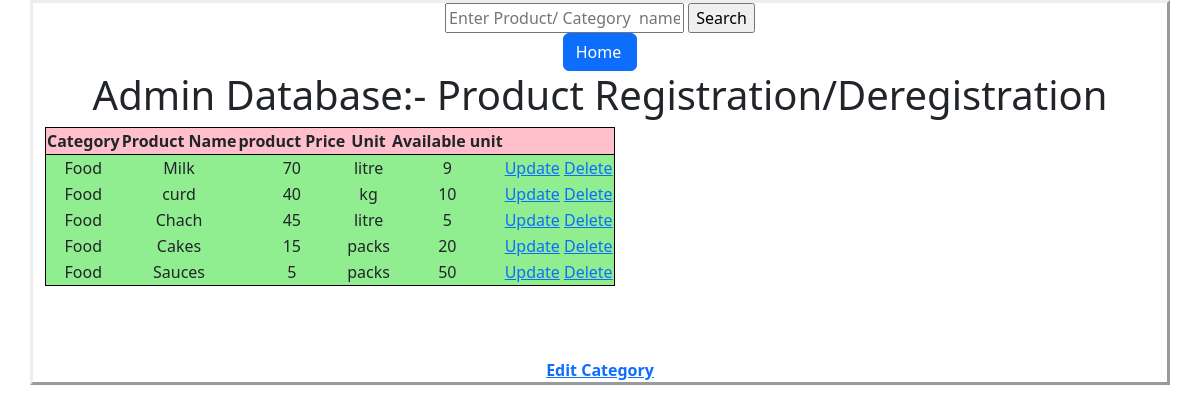
The app's page /category_filter?aid=adarsh&cat=Food with its own data.
### application/models.py (models this page shows)
class products(db.Model):
  __tablename__="product"
  product_name=db.Column(db.String, primary_key=True, unique=True)
  category=db.Column(db.String)
  unit=db.Column(db.String)
  rate_per_unit=db.Column(db.Integer )
  quantity=db.Column(db.Integer )

### application/controllers.py (the view)
@app.route("/category_filter", methods=["GET", "POST"])
def category_filter():
  aid=request.args["aid"]
  cat=request.args["cat"]
  data=products.query.filter(products.category==cat).all()
  return render_template("admin_product_database.html",products=data,aid=aid)

### templates/admin_product_database.html (shortened to what this page needs)
<!DOCTYPE HTML>
<html>
  <head>
   <link href="https://cdn.jsdelivr.net/npm/bootstrap@5.3.0-alpha3/dist/css/bootstrap.min.css" rel="stylesheet">
  </head>
  <body>
  <div class="container" style="border:solid;border-style:outset;text-align:center">
  <form method="POST" action="/admin_search?aid={{aid}}">
      <input type="text" name="query" placeholder="Enter Product/ Category  name">
      <input type="submit" value="Search">
  </form>
  <a style="padding-right:15px" class="btn btn-primary" href="/" role="button"> Home </a>
    <h1> Admin Database:- Product Registration/Deregistration</h1>
    {% if true %}
    <div style="text-align:center">
      <table  id = "all-students" style="border:1px solid black;text-align:center">
             <tr style="background-color:pink;border:1px solid black">
                <th>Category</th>
                <th>Product Name</th>
                <th>product Price</th>
                <th>Unit</th>
                <th>Available unit</th>
                <th></th>
              </tr>
        {%  for row in products %}
          <tr style="background-color:#90EE90">
            <td>{{row["category"]}}</td>
            <td>{{row["product_name"]}}</td>
            <td>{{row["rate_per_unit"]}}</td>
            <td>{{row["unit"]}}</td>
            <td>{{row["quantity"]}}</td>
            <td>
<a href=/update_product?aid={{aid}}&pname={{row["product_name"]}} type="button">Update</a>
<a href=/delete_product?aid={{aid}}&pname={{row["product_name"]}} type="button"> Delete </a>
            </td>
          </tr>
        {% endfor %}
   </div>
    </table><br> <br> <br>
    <b><a href=/category_managemnt?aid={{aid}} method="GET" style='text-align:cente;'>
               Edit Category </a></b>
    {% endif %}
    </div>
  </body>
</html>

### records on screen
products: category "Food", product_name "Milk", rate_per_unit "70", unit "litre", quantity "9"
products: category "Food", product_name "curd", rate_per_unit "40", unit "kg", quantity "10"
products: category "Food", product_name "Chach", rate_per_unit "45", unit "litre", quantity "5"
products: category "Food", product_name "Cakes", rate_per_unit "15", unit "packs", quantity "20"
products: category "Food", product_name "Sauces", rate_per_unit "5", unit "packs", quantity "50"
